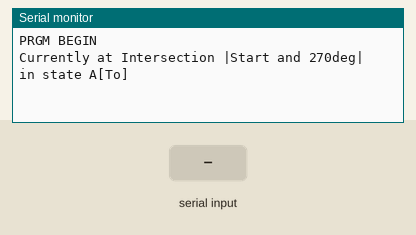
The sketch below on a simulated Arduino Uno, built with avr-gcc and run on an emulated ATmega328P. Parts: the last lines printed to the serial monitor. The test bench sets the inputs (shaded band).

Above: at 1.4 s.
1.5 s: "l\n" received over Serial
At 2.5 s:
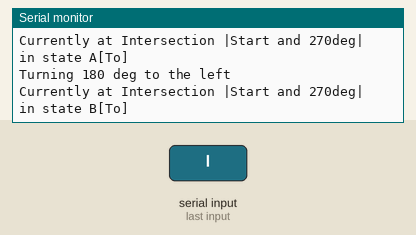
3.0 s: "r\n" received over Serial
At 3.7 s:
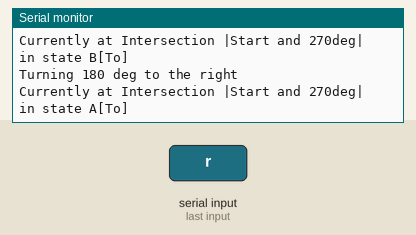
4.5 s: "f\n" received over Serial
At 4.9 s:
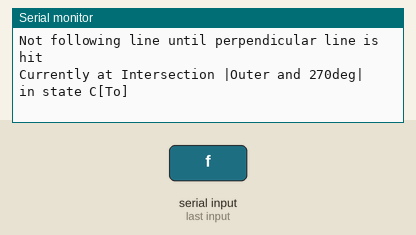
6.0 s: "b\n" received over Serial
At 7.0 s:
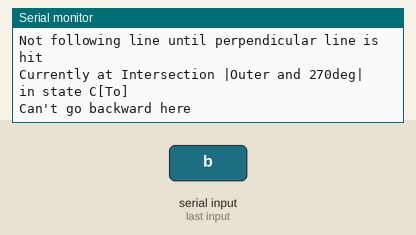
7.5 s: "SYNCOUT\n" received over Serial
At 8.2 s:
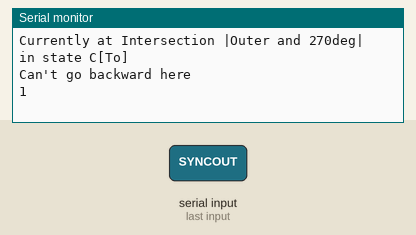
9.0 s: "l\n" received over Serial
At 9.4 s:
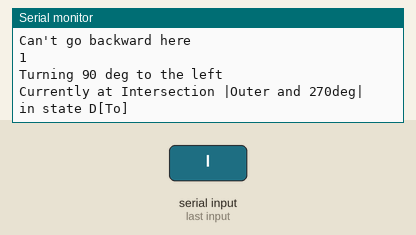

The sketch:

sketch.ino
```cpp
#include "Navigation.h"
#include "Movement.h"


Movement robotMovement;// = Movement();
Navigation navigation;// = Navigation(1, robotMovement);


// input parsing
const int maxValues = 2;
String command; // general command
String values[maxValues]; // stores values for command
String response; // response returned to main program


void setup() {
	Serial.begin(115200);
	robotMovement = Movement();
	navigation = Navigation(1, robotMovement);
	String statename = navigation.getCurrentStateInfo();
	Serial.println("PRGM BEGIN");
	Serial.println(statename);
}

void loop() {

	if(Serial.available()){

		int addTo = 0; // 0 for command, 1 for value

		while (Serial.available() > 0)
		{
			char readIn = (char)Serial.read();
			if (readIn == '\n') {
				break;
			}
			else if (readIn == '|') {
				addTo += 1;
				continue;
			}
			// add to command if no | reached yet
			if (addTo == 0) {
				command += readIn;
			}
			// add to proper value in array
			else if (addTo <= maxValues) {
				values[addTo-1] += readIn;
			}
			// if values exceed max, then stop listening to prevent problems
			else {
				break;
			}
			delayMicroseconds(31);
		}
		//clear anything remaining in serial
		while (Serial.available() > 0) {
			Serial.read();
		}
		response = interpretCommand();
		Serial.println(response); //sends response with \n at the end
		// empty out command and value strings
		command = "";
		for (int i = 0; i < maxValues; i++) {
			values[i] = "";
		}
	}
	delay(2);
}

String interpretCommand() {
	String responseString = "n";  // string to be sent to main program
	String returnString = "";     // string received from a subfunction

	// determine what to do:

	// check if movement command
	if (command == "l") {
		// check if actually turned left
		if (navigation.turnLeft()) {
			responseString = navigation.getCurrentStateInfo();
		}
		else {
			responseString = "Can't turn left here";
		}
	}
	else if (command == "r") {
		if (navigation.turnRight()) {
			responseString = navigation.getCurrentStateInfo();
		}
		else {
			responseString = "Can't turn right here";
		}
	}
	else if (command == "f") {
		if (navigation.goForward()) {
			responseString = navigation.getCurrentStateInfo();
		}
		else {
			responseString = "Can't go forward here";
		}
	}
	else if (command == "b") {
		if (navigation.goBackward()) {
			responseString = navigation.getCurrentStateInfo();
		}
		else {
			responseString = "Can't go backward here";
		}
	}
	// check if mode-setting command
	// TODO: add functionality to STREAMOUT
	else if (command == "SYNCOUT") {
		responseString = "1";
	}
	else if (command == "STREAMOUT") {
		responseString = "1";
	}
	else {
		responseString = command;
	}

	responseString += returnString;
	return responseString;
}
```

Measured:
- after the input at 1.5 s, the serial monitor: prints a new line at once (image 1)
- after the input at 3.0 s, the serial monitor: prints a new line at once (image 2)
- after the input at 4.5 s, the serial monitor: prints a new line at once (image 3)
- after the input at 6.0 s, the serial monitor: prints a new line at once (image 4)
- after the input at 7.5 s, the serial monitor: prints a new line at once (image 5)
- after the input at 9.0 s, the serial monitor: prints a new line at once (image 6)
